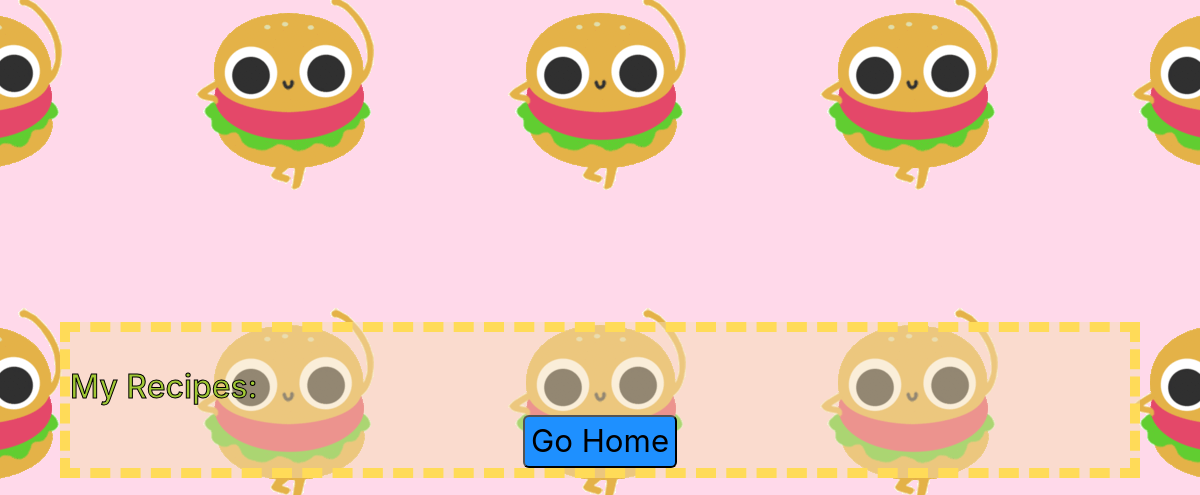
/author/5/, run on an earlier commit of the app's database.
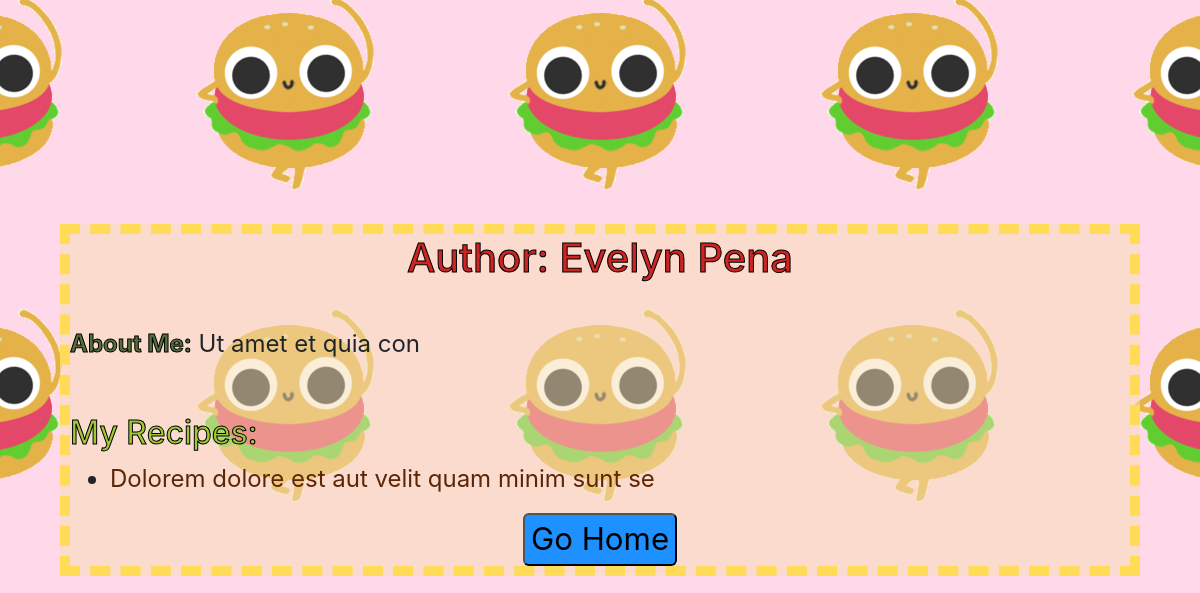
And on a later commit of the database.
### backend_django_recipes/models.py (models this page shows, shortened)
class Author(models.Model):
    name = models.CharField(max_length=50)
    bio = models.TextField()
    user = models.OneToOneField(User, on_delete=models.CASCADE)

class Recipes(models.Model):
    title = models.CharField(max_length=50)
    author = models.ForeignKey(Author, on_delete=models.CASCADE)
    description = models.CharField(max_length=140)
    time_req = models.CharField(max_length=25)
    instructions = models.TextField()

### backend_django_recipes/views.py (the view)
# urls.py: path("author/<int:id>/", author_detail),
def author_detail(request, id):
    html = "author_detail.html"
    authors = Author.objects.all().filter(id=id)
    items = Recipes.objects.all().filter(author_id=id)
    return render(request, html, {"authors": authors, "recipes": items})

### backend_django_recipes/templates/author_detail.html (shortened to what this page needs)
{% load static %}
<!DOCTYPE html>
<html lang="en" class="d-flex h-100 align-items-center">
    <head>
        <link
            rel="stylesheet"
            href="https://stackpath.bootstrapcdn.com/bootstrap/4.3.1/css/bootstrap.min.css"
        />
        <link rel="stylesheet" href="{% static 'backend_django_recipes/style.css' %}" />
    </head>
    <body>
        {% for element in authors %}
        <h1>Author: {{ element.name }}</h1>
        <br>
        <p><strong>About Me:</strong> {{ element.bio }}</p>
        {% endfor %}
        <br>
        <h2>My Recipes:</h2>
        {% for rec in recipes %}
        <ul>
            <li>
                <a href="/recipes/{{ rec.id }}/">{{ rec.title }}</a>
            </li>
        </ul>
        {% endfor %}
        <div class="row justify-content-center">
            <a href="/"><button>Go Home</button></a>
        </div>
    </body>
</html>

What changed in the data, as far as the page shows it:
added Author: name "Evelyn Pena", bio "Ut amet et quia con"
added Recipes: title "Dolorem dolore est aut velit quam minim sunt se"
